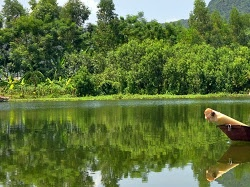
#> input picture Image stitching/images/countryside/pic_1.jpg, 250 x 187 px; its folder holds 3 pictures in this run
$ python stitching.py
#> lines starting #> are read from the running program, lines starting #| are printed output that depends on the picture; after the words box and inside, x2 and y2 are one past the last pixel; in counts of white or black regions, pixels touching at a corner belong together
import numpy as np
import cv2
from imutils import paths
import imutils

imagePaths = sorted(paths.list_images('images/countryside'))

images = [cv2.imread(imagePath) for imagePath in imagePaths]
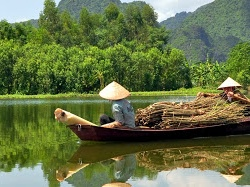
#> input picture Image stitching/images/countryside/pic_2.jpg, 250 x 187 px
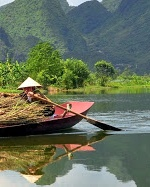
#> input picture Image stitching/images/countryside/pic_3.jpg, 150 x 187 px
#> images = 3 items

stitcher = cv2.Stitcher_create()
(status, original_stitched) = stitcher.stitch(images)
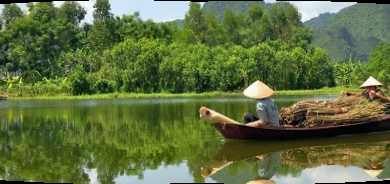
#> original_stitched: shape (184, 390, 3); mean of channels 0, 1, 2 63.1, 110.3, 95.5; drawn as B, G, R
#> status = 0

if status != 0:
    if status == 1:
        if len(images) > 2:
            print('More images!')
        else:
            print('More images or rerun again due to probablistic model')
    if status == 2:
        print('RANSAC failed to estimate homography matrix, lack of keypoints for matching, \
            more images!')
    elif status == 3:
        print('Not discover yet, do it yourself ^^')
    exit()


def better_stitched(original_stitched):
    stitched = cv2.copyMakeBorder(
        original_stitched, 10, 10, 10, 10, cv2.BORDER_CONSTANT)
    gray = cv2.cvtColor(stitched, cv2.COLOR_BGR2GRAY)
    thresh = cv2.threshold(gray, 0, 255, cv2.THRESH_BINARY)[1]
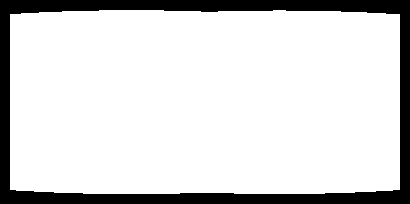
#> thresh: shape (204, 410); 84.7% white; 1 black region

    contours, _ = cv2.findContours(
        thresh.copy(), cv2.RETR_EXTERNAL, cv2.CHAIN_APPROX_SIMPLE)
#> contours = 1 contour; box (x1, y1, x2, y2) and area: (10, 10, 400, 194) 70316
    c = max(contours, key=cv2.contourArea)
#> c = contour of 48 points, box (x1, y1, x2, y2) (10, 10, 400, 194), area 70316
    (x, y, w, h) = cv2.boundingRect(c)
#> x = 10; y = 10; w = 390; h = 184

    mask = np.zeros(thresh.shape, dtype='uint8')
    cv2.rectangle(mask, (x, y), (x + w, y + h), 255, -1)
#> mask: shape (204, 410); 86.5% white; 1 black region, box (x1, y1, x2, y2) and area: (0, 0, 410, 204) 11305

    minRect = mask.copy()
    sub = np.ones_like(mask, dtype='uint8')

    while cv2.countNonZero(sub) > 0:
        minRect = cv2.erode(minRect, None)
        sub = cv2.subtract(minRect, thresh)
#> this loop made 5 passes
#> pass 1, in better_stitched, `sub = cv2.subtract(minRect, thresh)`:
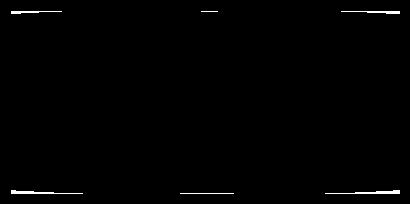
#> sub: shape (204, 410); 0.67% white in thin lines or dots, all inside (x1, y1, x2, y2) = (11, 11, 400, 194)
#> after the loop:
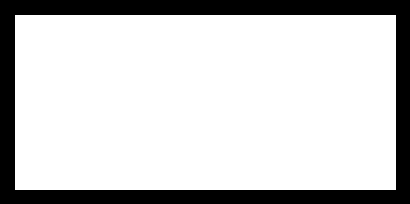
#> minRect: shape (204, 410); 79.7% white; 1 black region

    cnts = cv2.findContours(
        minRect.copy(), cv2.RETR_EXTERNAL, cv2.CHAIN_APPROX_SIMPLE)
#> cnts = 1 contour; box (x1, y1, x2, y2) and area: (15, 15, 396, 190) 66120
    cnts = imutils.grab_contours(cnts)
#> cnts = [[[15, 15], [15, 189], [395, 189], [395, 15]]]
    c = max(cnts, key=cv2.contourArea)
#> c = [[15, 15], [15, 189], [395, 189], [395, 15]]
    (x, y, w, h) = cv2.boundingRect(c)
#> x = 15; y = 15; w = 381; h = 175

    return stitched[y:y + h, x:x + w]
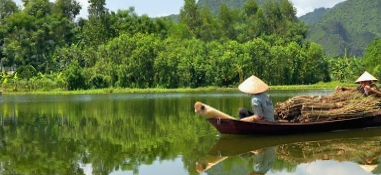
#> returned value: shape (175, 381, 3); mean of channels 0, 1, 2 60, 109.3, 94.3; drawn as B, G, R


stitched = better_stitched(original_stitched)


cv2.imshow('primitive stitching', original_stitched)
cv2.imshow('better stitching', stitched)
cv2.waitKey()
